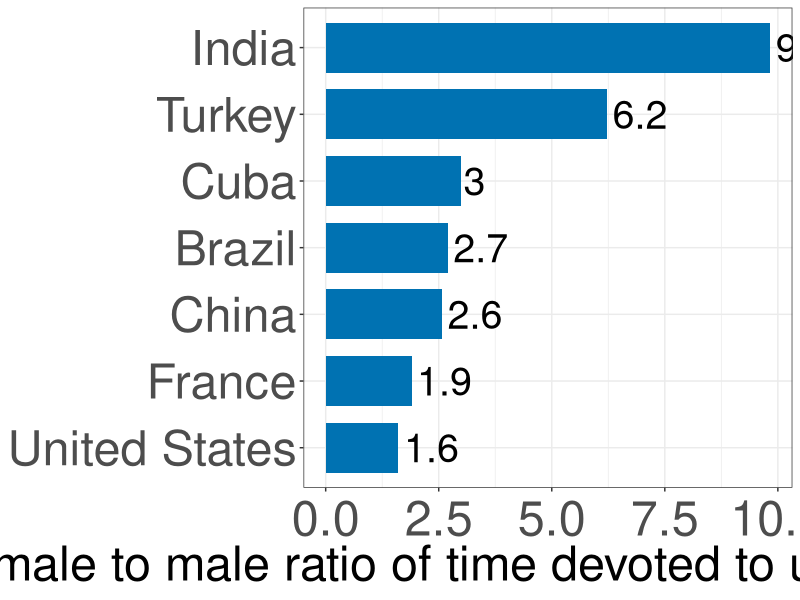
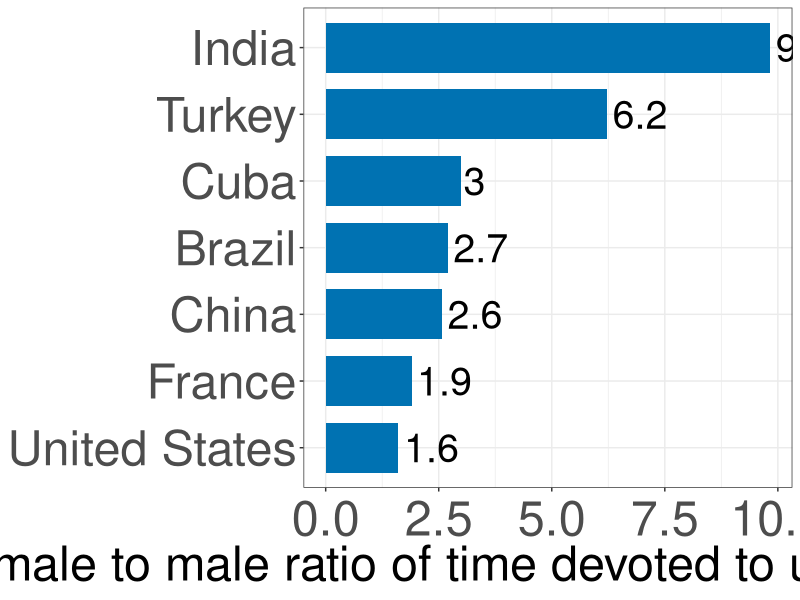

These charts were generated, in order, by the following R code:
library(readxl)
library(tidyverse)

#Data upload and filter
Data <- read_csv("female-to-male-ratio-of-time-devoted-to-unpaid-care-work.csv")

data_final <- Data %>%
  filter(Entity %in% c("United States", "India", "China", "France", "Turkey","Cuba", "Brazil"))

colnames(data_final)[4] <- "Ratio"
#Create figure 

CBCols <- c("#009E73","#0072B2","#E69F00","#CC79A7", "#F0E442")

plot <- ggplot(data_final, aes(x = reorder(Entity, Ratio), y = Ratio)) + 
  geom_bar( stat = "identity", position = position_dodge(), fill = CBCols[2], width = 0.75) + 
  ylab("Female to male ratio of time devoted to unpaid care work") +
  theme_bw() +
  theme(
        axis.title = element_text(size = 35),
        axis.title.y = element_blank(),
        axis.text.y = element_text(size = 35),
        #legend.title = element_text(size = 16),
        axis.title.x = element_text(size = 35),
        axis.text.x  = element_text(vjust = 0.5, size = 35)) + 
  geom_text(
    aes(x = Entity, y = Ratio, label = round(Ratio, digits =1)), 
    hjust = -0.1,size = 10,
    position = position_dodge(width = 1),
    inherit.aes = TRUE
  ) + 
  coord_flip()


plot

ggsave("specprodexch/unpaid_care_ratios.pdf", plot, width = 16, height = 9)
